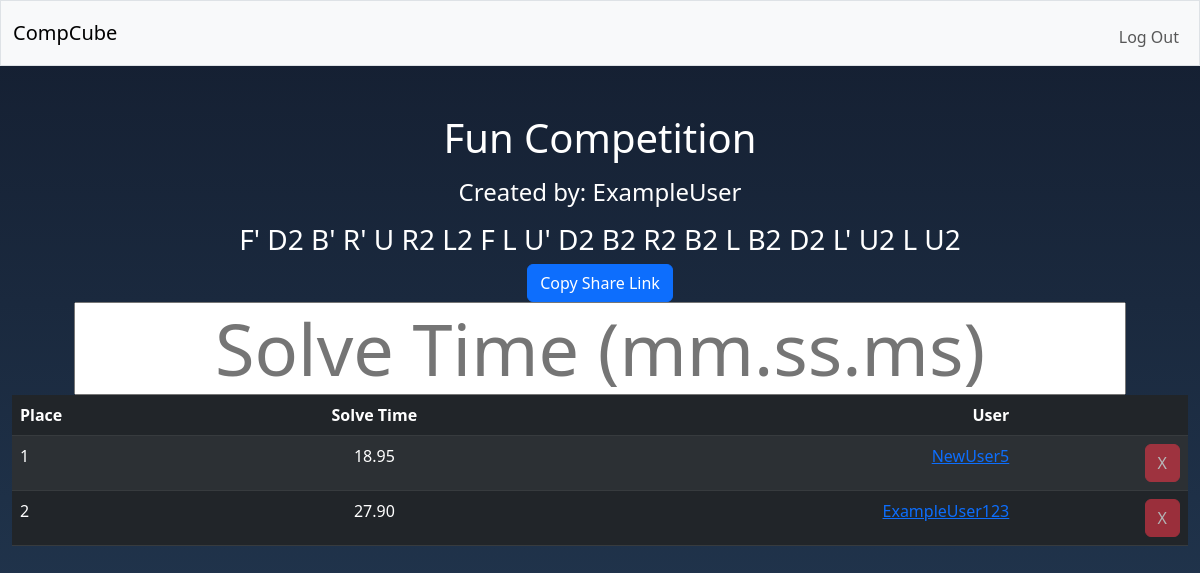
/comps/11 (signed in), run on the app's committed database.
### tables this page shows
CREATE TABLE competitions (
comp_id INTEGER PRIMARY KEY AUTOINCREMENT NOT NULL,
scramble TEXT NOT NULL,
datetime TEXT,
name TEXT,
creator_id INTEGER NOT NULL,
FOREIGN KEY (creator_id) REFERENCES users (id)
);

CREATE TABLE users (
id INTEGER PRIMARY KEY AUTOINCREMENT NOT NULL,
username TEXT NOT NULL UNIQUE,
hash TEXT NOT NULL
);

CREATE TABLE solves (
solve_id INTEGER PRIMARY KEY AUTOINCREMENT NOT NULL,
time NUMERIC NOT NULL,
user_id INTEGER NOT NULL,
comp_id INTEGER NOT NULL,
FOREIGN KEY (user_id) REFERENCES users (id),
FOREIGN KEY (comp_id) REFERENCES competitions (comp_id)
);

### app.py (the view, shortened to what this page needs)
@app.route('/comps/<comp_id>', methods=["GET", "POST"])
@login_required
def comps(comp_id):
    try:
        comp_id = int(comp_id)
    except ValueError:
        return redirect(url_for('index'))
    competition = db.execute('SELECT name, scramble, comp_id, username as creator, users.id as user_id FROM competitions '
                             'JOIN users ON competitions.creator_id = users.id '
                             'WHERE comp_id = ?', comp_id)
    try:
        competition[0]
    except IndexError:
        return redirect(url_for('index'))
    solves = db.execute('SELECT time, username, user_id, creator_id, solves.comp_id as comp_id FROM solves '
                        'JOIN users u on solves.user_id = u.id JOIN competitions c on c.comp_id = solves.comp_id '
                        'WHERE solves.comp_id = ? '
                        'ORDER BY solve_id DESC',
                        comp_id)
    return render_template('competition.html', competition=competition[0], solves=solves)

### app.py (called while the page is built)
@app.after_request
def after_request(response):
    response.headers["Cache-Control"] = "no-cache, no-store, must-revalidate"
    response.headers["Expires"] = 0
    response.headers["Pragma"] = "no-cache"
    return response

### helpers.py (called while the page is built)
def login_required(f):
    @wraps(f)
    def decorated_func(*args, **kwargs):
        if session.get("user_id") is None:
            return redirect("/login")
        return f(*args, **kwargs)
    return decorated_func

def format_time(time_msec):
    m = 0
    s = 0
    ms = 0
    while time_msec > 0:
        if time_msec >= 60000:
            m += 1
            time_msec -= 60000
        elif time_msec >= 1000:
            s += 1
            time_msec -= 1000
        else:
            ms = time_msec
            time_msec = 0
    if m > 0:
        return f"{m:02}:{s:02}.{ms:02}"
    else:
        return f"{s:02}.{ms:02}"

### templates/competition.html (shortened to what this page needs)
{%  extends "layout.html" %}
{% block main %}
    {% if competition %}
        <h1 class="mb-3">{{ competition.name }}</h1>
        <h4 class="mb-3">Created by: {{ competition.creator }}</h4>
        <h3>{{ competition.scramble }}</h3>
        <button class="btn btn-primary" onclick="copyToClip('/comps/{{competition.comp_id}}')">Copy Share Link</button>
        <form action="/comps/{{ competition.comp_id }}" method="post">
            <input class="m-xxl-5 display-2 text-center" type="text" placeholder="Solve Time (mm.ss.ms)" name="time" autofocus autocomplete="off">
        </form>
        {% if solves %}
            <table class="table table-dark table-striped">
                <thead>
                    <th scope="col" class="text-start">Place</th>
                    <th scope="col" class="text-center">Solve Time</th>
                    <th scope="col" class="text-end">User</th>
                    <th scope="col" class="text-end"></th>
                </thead>
                <tbody>
                    {% for solve in solves %}
                        <tr>
                            <td class="text-start">{{ loop.index }}</td>
                            <td class="text-center">{{ solve.time | solve_time }}</td>
                            <td class="text-end"><a href="/users/{{solve.user_id}}">{{solve.username}}</a></td>
                            <form action="/remove/{{ solve.comp_id }}" method="post">
                                {% if session["user_id"] == solve.creator_id or session["user_id"] == solve.user_id %}
                                    <input name="solve_id" type="hidden" value="{{ solve.user_id }}">
                                    <td class="text-end"><button class="btn btn-danger">X</button></td>
                                {% else  %}
                                    <td class="text-end"><button class="btn btn-danger" disabled>X</button></td>
                                {% endif %}
                            </form>
                        </tr>
                    {% endfor %}
                </tbody>
            </table>
        {% endif %}
    {% endif %}
{% endblock %}

### static/style.css (style rules this page uses)
body { color: #fff; background: linear-gradient(#141e30, #243b55) no-repeat fixed; }

### data on the page
competitions: name "Fun Competition", scramble "F' D2 B' R' U R2 L2 F L U' D2 B2 R2 B2 L B2 D2 L' U2 L U2"
users: creator "ExampleUser"
solves: time|solve_time "18.95", username "NewUser5", shows "X"
solves: time|solve_time "27.90", username "ExampleUser123", shows "X"
